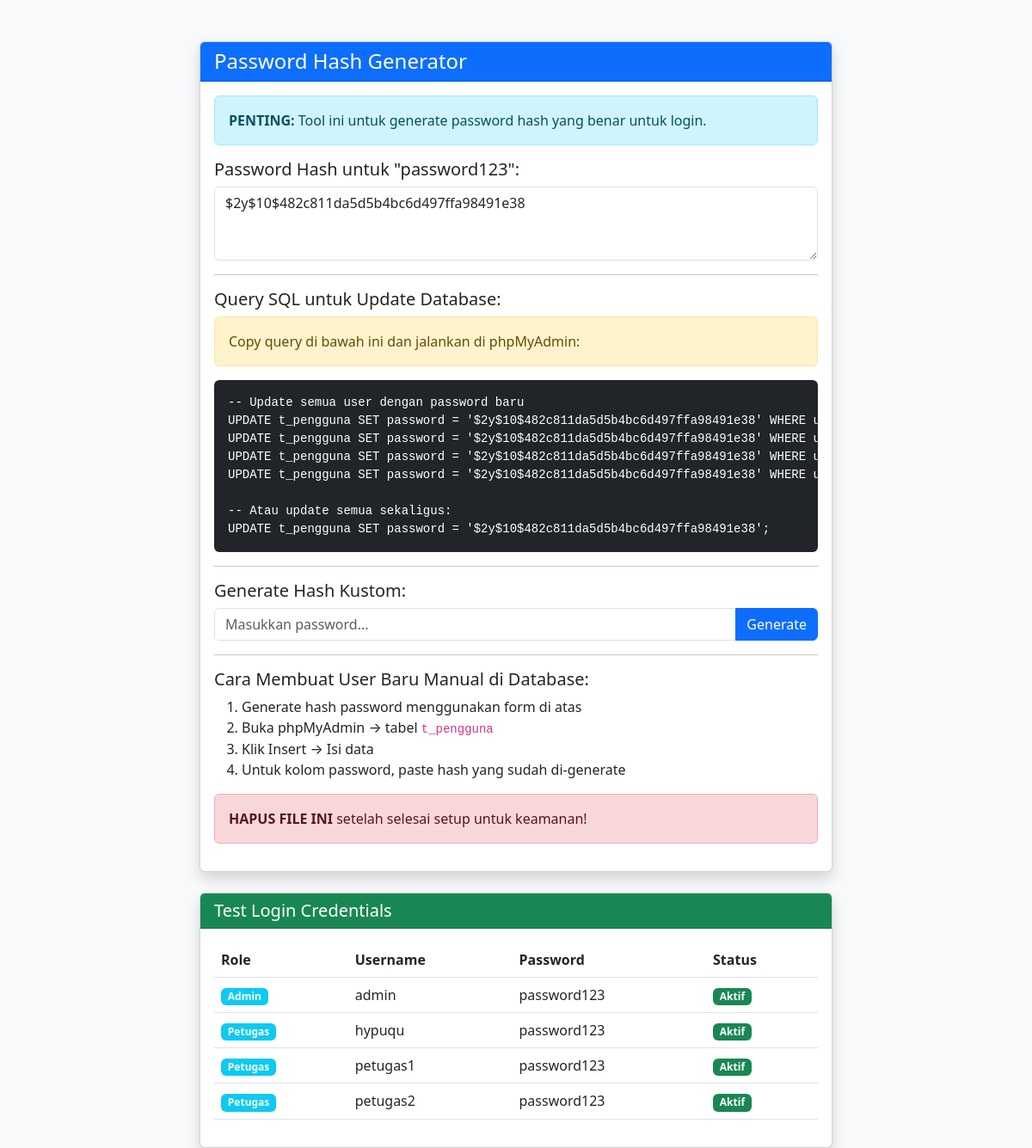
Page /generate_password_hash.php on the committed database.
### tables this page shows
CREATE TABLE `t_pengguna` (
  `id_pengguna` int(11) NOT NULL,
  `username` varchar(50) NOT NULL,
  `password` varchar(255) NOT NULL,
  `nama_lengkap` varchar(100) NOT NULL,
  `nik` varchar(16) DEFAULT NULL,
  `email` varchar(100) DEFAULT NULL,
  `no_hp` varchar(15) DEFAULT NULL,
  `alamat` text DEFAULT NULL,
  `role` enum('admin','petugas','warga') DEFAULT 'warga',
  `status` enum('aktif','nonaktif') DEFAULT 'aktif',
  `tanggal_daftar` timestamp NOT NULL DEFAULT current_timestamp()
);

### generate_password_hash.php (the view, shortened to what this page needs)
<?php
$password = "password123";
$hash = password_hash($password, PASSWORD_DEFAULT);
?>
<!DOCTYPE html>
<html lang="id">
<head>
    <link href="https://cdn.jsdelivr.net/npm/bootstrap@5.3.0/dist/css/bootstrap.min.css" rel="stylesheet">
</head>
<body class="bg-light">
    <div class="container mt-5">
        <div class="row justify-content-center">
            <div class="col-md-8">
                <div class="card shadow">
                    <div class="card-header bg-primary text-white">
                        <h4 class="mb-0">Password Hash Generator</h4>
                    </div>
                    <div class="card-body">
                        <div class="alert alert-info">
                            <strong>PENTING:</strong> Tool ini untuk generate password hash yang benar untuk login.
                        </div>
                        <h5>Password Hash untuk "<?= $password ?>":</h5>
                        <div class="mb-3">
                            <textarea class="form-control" rows="3" readonly><?= $hash ?></textarea>
                        </div>
                        <hr>
                        <h5>Query SQL untuk Update Database:</h5>
                        <div class="alert alert-warning">
                            Copy query di bawah ini dan jalankan di phpMyAdmin:
                        </div>
                        <pre class="bg-dark text-white p-3 rounded"><code>-- Update semua user dengan password baru
UPDATE t_pengguna SET password = '<?= $hash ?>' WHERE username = 'admin';
UPDATE t_pengguna SET password = '<?= $hash ?>' WHERE username = 'petugas1';
UPDATE t_pengguna SET password = '<?= $hash ?>' WHERE username = 'petugas2';
UPDATE t_pengguna SET password = '<?= $hash ?>' WHERE username = 'warga1';
-- Atau update semua sekaligus:
UPDATE t_pengguna SET password = '<?= $hash ?>';</code></pre>
                        <hr>
                        <h5>Generate Hash Kustom:</h5>
                        <form method="POST" class="mb-3">
                            <div class="input-group">
                                <input type="text" name="custom_password" class="form-control" placeholder="Masukkan password..." required>
                                <button type="submit" name="generate" class="btn btn-primary">Generate</button>
                            </div>
                        </form>
                        <hr>
                        <h5>Cara Membuat User Baru Manual di Database:</h5>
                        <ol>
                            <li>Generate hash password menggunakan form di atas</li>
                            <li>Buka phpMyAdmin → tabel <code>t_pengguna</code></li>
                            <li>Klik Insert → Isi data</li>
                            <li>Untuk kolom password, paste hash yang sudah di-generate</li>
                        </ol>
                        <div class="alert alert-danger">
                            <strong>HAPUS FILE INI</strong> setelah selesai setup untuk keamanan!
                        </div>
                    </div>
                </div>
                <div class="card shadow mt-4">
                    <div class="card-header bg-success text-white">
                        <h5 class="mb-0">Test Login Credentials</h5>
                    </div>
                    <div class="card-body">
                        <table class="table">
                            <thead>
                                <tr>
                                    <th>Role</th>
                                    <th>Username</th>
                                    <th>Password</th>
                                    <th>Status</th>
                                </tr>
                            </thead>
                            <tbody>
                                <?php
                                $conn = @mysqli_connect('localhost', 'root', '', 'db_pengajuan_dokumen');
                                if ($conn) {
                                    $query = "SELECT username, role, status FROM t_pengguna WHERE role IN ('admin', 'petugas') ORDER BY role, username";
                                    $result = mysqli_query($conn, $query);
                                    while ($user = mysqli_fetch_assoc($result)) {
                                        echo "<tr>";
                                        echo "<td><span class='badge bg-info'>" . ucfirst($user['role']) . "</span></td>";
                                        echo "<td>" . $user['username'] . "</td>";
                                        echo "<td>password123</td>";
                                        echo "<td><span class='badge bg-" . ($user['status'] == 'aktif' ? 'success' : 'secondary') . "'>" . ucfirst($user['status']) . "</span></td>";
                                        echo "</tr>";
                                    }
                                } else {
                                    echo "<tr><td colspan='4' class='text-center text-danger'>Database belum terkoneksi</td></tr>";
                                }
                                ?>
                            </tbody>
                        </table>
                    </div>
                </div>
            </div>
        </div>
    </div>
</body>
</html>

### rows in the picture
t_pengguna: role "Admin", username "admin", status "Aktif"
t_pengguna: role "Petugas", username "hypuqu", status "Aktif"
t_pengguna: role "Petugas", username "petugas1", status "Aktif"
t_pengguna: role "Petugas", username "petugas2", status "Aktif"

### other values in the picture
$password "password123"
$hash "$2y$10$482c811da5d5b4bc6d497ffa98491e38"
